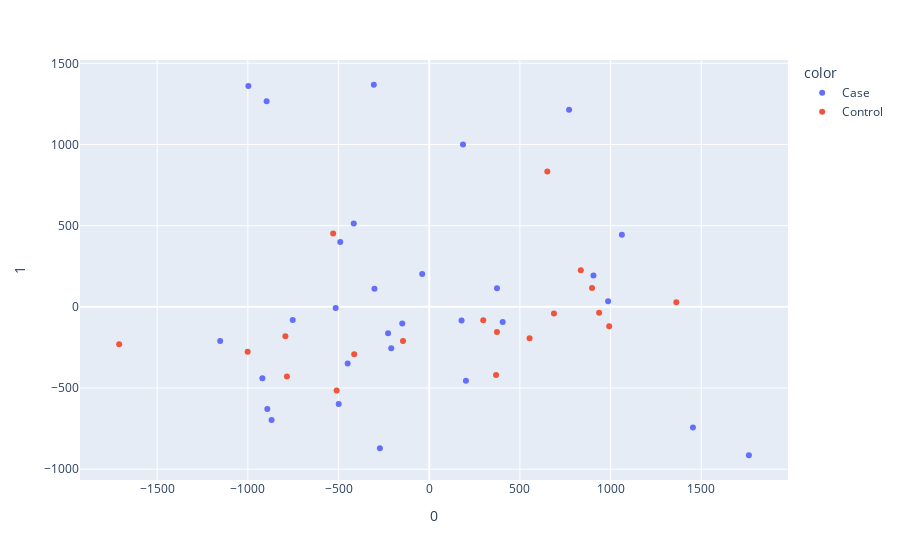

Write notebook code for a chart like this one.
### Code cell
fig2 = px.scatter(components, x = 0, y = 1, color=fullpreg['Group'])
fig2.show()

### Figure 1 — Plotly figure (JSON) as saved in the notebook; plotly's stock layout.template omitted (floating-point values rounded to 4 significant figures)
{"data": [{"hovertemplate": "color=Case<br>0=%{x}<br>1=%{y}<extra></extra>", "legendgroup": "Case", "marker": {"color": "#636efa", "symbol": "circle"}, "mode": "markers", "name": "Case", "orientation": "v", "showlegend": true, "type": "scatter", "x": [-515.9, -226.9, -209.6, -490.6, -920.0, 986.3, 186.3, -997.2, 905.5, 1454.0, 1062.0, 405.1, -272.1, -752.6, 771.2, -499.1, 373.6, -302.1, -896.6, 1762.0, -148.7, -416.2, -892.7, 178.2, 202.4, -305.5, -38.73, -1153.0, -869.3, -449.7], "xaxis": "x", "y": [-6.407, -162.2, -254.5, 398.9, -440.4, 33.97, 999.4, 1361.0, 192.3, -742.9, 443.9, -93.49, -870.4, -81.39, 1214.0, -598.3, 114.2, 111.2, 1266.0, -914.1, -102.4, 513.1, -629.7, -83.69, -454.9, 1368.0, 202.4, -209.6, -696.4, -349.2], "yaxis": "y"}, {"hovertemplate": "color=Control<br>0=%{x}<br>1=%{y}<extra></extra>", "legendgroup": "Control", "marker": {"color": "#EF553B", "symbol": "circle"}, "mode": "markers", "name": "Control", "orientation": "v", "showlegend": true, "type": "scatter", "x": [687.6, -1001.0, 553.3, 297.7, 936.7, 373.4, 835.7, 992.2, 1363.0, 897.8, -1710.0, -510.6, -529.7, 651.1, -784.6, -144.5, 368.4, -793.2, -413.6], "xaxis": "x", "y": [-40.44, -276.6, -193.4, -82.83, -35.9, -154.3, 225.2, -120.2, 27.99, 115.9, -231.0, -515.3, 452.5, 833.5, -429.5, -210.6, -419.4, -181.5, -291.5], "yaxis": "y"}], "layout": {"legend": {"title": {"text": "color"}, "tracegroupgap": 0}, "margin": {"t": 60}, "xaxis": {"anchor": "y", "domain": [0, 1], "title": {"text": "0"}}, "yaxis": {"anchor": "x", "domain": [0, 1], "title": {"text": "1"}}}}
